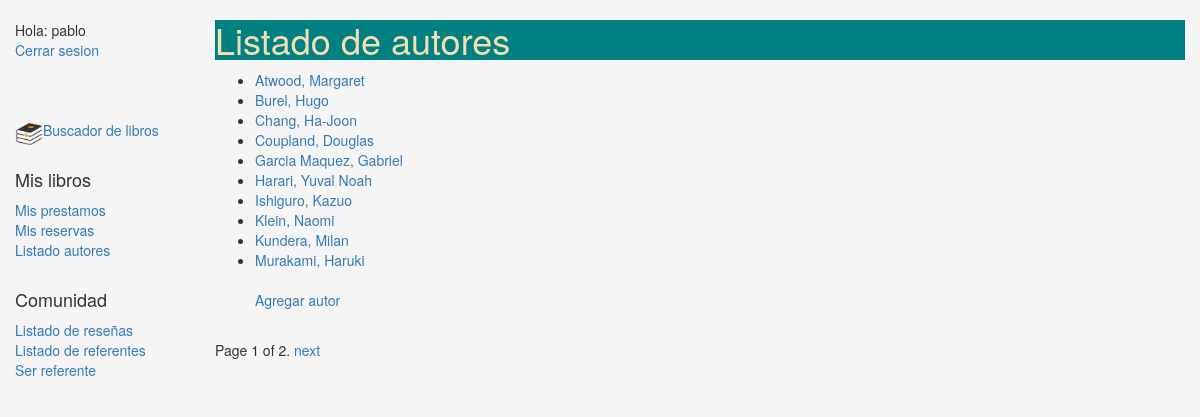
Page /gestion/authors/ (signed in) on the committed database.
### gestion/models.py (models this page shows, shortened)
class Author(models.Model):
    first_name = models.CharField(max_length=100, verbose_name = 'Nombre')
    last_name = models.CharField(max_length=100, verbose_name = 'Apellido')
    class Meta:
        ordering = ['last_name']
    def get_absolute_url(self):
        return reverse('author-detail', args=[str(self.id)]) #Retorna la url para acceder a una instancia particular de un autor.

### gestion/views.py (the view)
# urls.py: path('authors/', views.AuthorListView.as_view(), name = 'authors'),
class AuthorListView(LoginRequiredMixin,generic.ListView):
    model = Author
    paginate_by = 10

### gestion/templates/gestion/author_list.html
{% extends "base_generic.html" %}
{% block content %}
    <h1>Listado de autores</h1>
    {% if object_list %}
    <ul>
      {% for author in object_list %}
      <li>
        <a href="{{ author.get_absolute_url }}">{{ author.last_name }}, {{author.first_name}}</a>
      </li>
      {% endfor %}
      <br><a href="{% url 'add-author' %}">Agregar autor</a>
    </ul>
    {% else %}
      <p>No hay autores ingresados.</p>
    {% endif %}
{% endblock %}

### gestion/templates/base_generic.html (shortened to what this page needs)
<!DOCTYPE html>
<html lang="en">
<head>
  <link rel="stylesheet" href="https://maxcdn.bootstrapcdn.com/bootstrap/3.3.7/css/bootstrap.min.css">
  {% load static %}
  <link rel="stylesheet" href="{% static 'css/styles.css' %}">
</head>
<body>
  <div class="container-fluid">
    <div class="row">
      <div class="col-sm-2">
      {% block sidebar %}
      <ul class="sidebar-nav">
      {% if user.is_authenticated %}
        <li>Hola: {{ user.get_username }}</li>
        <li><a href="{% url 'logout'%}?next={{request.path}}">Cerrar sesion</a></li><br><br><br>
      {% else %}
        <li><a href="{% url 'login'%}?next={{request.path}}">Inciar sesion</a></li><br><br><br>
      {% endif %}
          {% if user.get_username == 'usuario' %}
          <img src="{% static 'home1.png' %}"  style="width: 28px;height: 28px;float: left;" />
          <li><a href="{% url 'index' %}">Buscador de libros</a></li><br>
          <h4>Gestion de libros</h4>
            <li><a href="{% url 'authors' %}">Listado autores</a></li>
            <li><a href="{% url 'all-borrowed' %}">Libros en prestamo</a></li>
            <li><a href="{% url 'most-counted' %}">Libros mas solicitados</a></li>
            <li><a href="{% url 'add-book' %}">Nuevo libro</a></li>
            <li><a href="{% url 'bookinstance' %}">Nueva copia de libro</a></li>
            <li><a href="{% url 'genre' %}">Genero</a></li>
            <li><a href="{% url 'language' %}">Lenguaje</a></li>
            <br>
          <h4>Gestion de miembros</h4>
            <li><a href="{% url 'members' %}">Listado de miembros</a></li>
            <li><a href="{% url 'add-member' %}">Nuevo miembro</a></li>
          {% else %}
            <img src="{% static 'home1.png' %}"  style="width: 28px;height: 28px;float: left;" />
            <li><a href="{% url 'index' %}">Buscador de libros</a></li><br>
            <h4>Mis libros</h4>
            <li><a href="{% url 'my-borrowed' %}">Mis prestamos</a></li>
            <li><a href="{% url 'my-reserved' %}">Mis reservas</a></li>
            <li><a href="{% url 'authors' %}">Listado autores</a></li>
          {% endif %}
          <br><h4>Comunidad</h4>
            <li><a href="{% url 'list-reviews' %}">Listado de reseñas</a></li>
            <li><a href="{% url 'mentor-list' %}">Listado de referentes</a></li>
            {% if user.get_username != 'usuario' %}
              <li><a href="{% url 'be-mentor' %}">Ser referente</a></li>
            {% endif %}
      </ul>
     {% endblock %}
      </div>
      <div class="col-sm-10 ">
      {% block content %}{% endblock %}
      {% block pagination %}
      {% if is_paginated %}
      <div class="pagination">
          <span class="page-links">
              <span class="page-current">
                  Page {{ page_obj.number }} of {{ page_obj.paginator.num_pages }}.
              </span>
              {% if page_obj.has_next %}
                  <a href="{{ request.path }}?page={{ page_obj.next_page_number }}">next</a>
              {% endif %}
          </span>
      </div>
  {% endif %}
{% endblock %}
      </div>
    </div>
  </div>
</body>
</html>

### gestion/static/css/styles.css (style rules this page uses)
.sidebar-nav { margin-top: 20px; padding: 0; list-style: none; }
body { background-color: whitesmoke; }
h1 { background-color: teal; color: wheat; }

### rows in the picture
Author: last_name "Atwood", first_name "Margaret"
Author: last_name "Burel", first_name "Hugo"
Author: last_name "Chang", first_name "Ha-Joon"
Author: last_name "Coupland", first_name "Douglas"
Author: last_name "Garcia Maquez", first_name "Gabriel"
Author: last_name "Harari", first_name "Yuval Noah"
Author: last_name "Ishiguro", first_name "Kazuo"
Author: last_name "Klein", first_name "Naomi"
Author: last_name "Kundera", first_name "Milan"
Author: last_name "Murakami", first_name "Haruki"

### other values in the picture
{{ user.get_username }} "pablo"
{{ page_obj.number }} "1"
{{ page_obj.paginator.num_pages }} "2"
